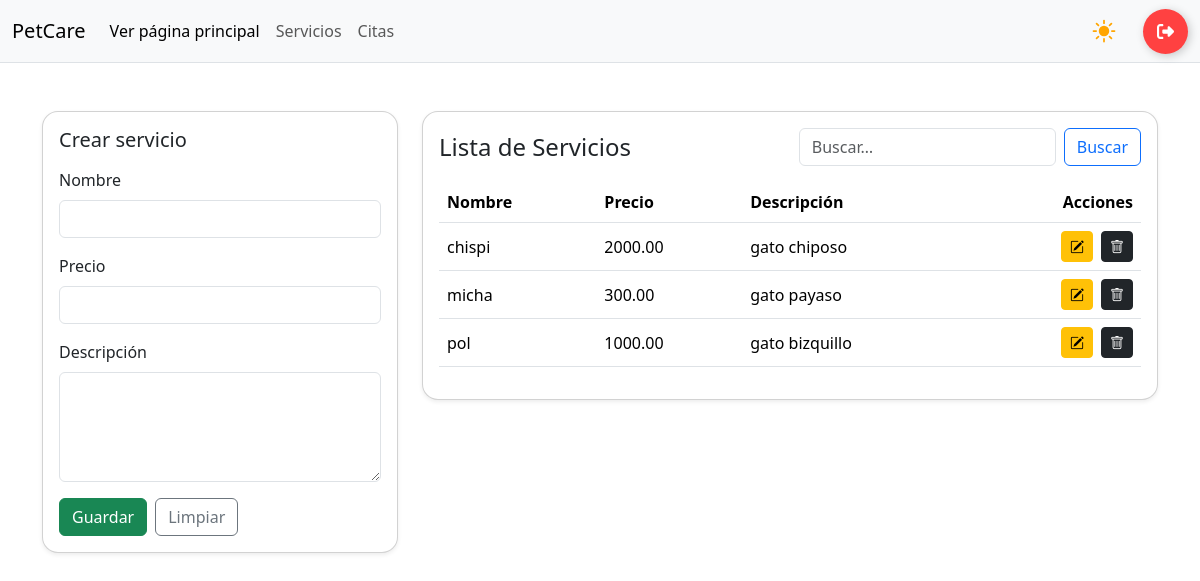
Before: /servicios/ (signed in) with the older database file.
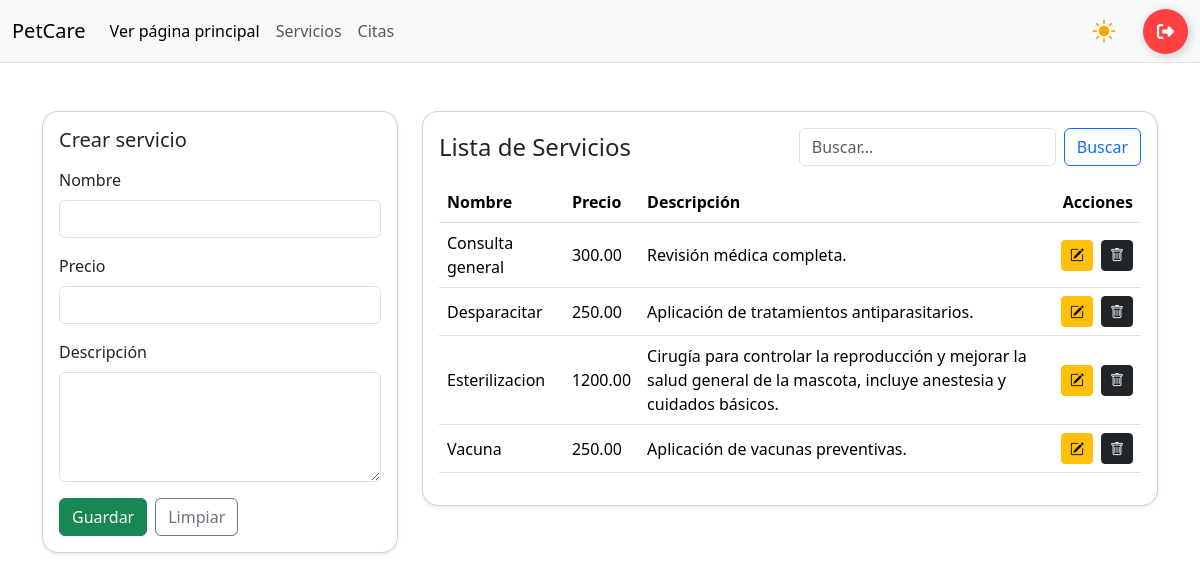
After: the same page with the newer database file.
### app/models.py (models this page shows, shortened)
class SERVICIO(models.Model):
    nombre = models.CharField(max_length=100)
    precio = models.DecimalField(max_digits=10, decimal_places=2)
    descripcion = models.TextField(max_length=250, null= True)

### app/views.py (the view, shortened to what this page needs)
# urls.py: path('servicios/', views.servicios_panel, name='servicios'), # Panel o dashboard
@login_required
def servicios_panel(request, id=None):
    servicio = get_object_or_404(SERVICIO, id=id) if id else None
    servicios = SERVICIO.objects.all().order_by("nombre")
    ctx = {"servicios": servicios, "servicio": servicio, "editando": bool(servicio)}
    return render(request, "servicios.html", ctx)

### app/templates/servicios.html (shortened to what this page needs)
{% load static %}
<!DOCTYPE html>
<html lang="es">
<head>
    {% include 'referencias.html' %}
    <link rel="stylesheet" href="{% static 'css/panel.css' %}">
</head>
<body>
    {% include 'navbar-panel.html' %}
    <main class="container mt-5">
        <div class="row g-4">
            <div class="col-12 col-lg-4">
                <div class="card shadow-sm rounded-4">
                    <div class="card-body">
                        <h5 class="card-title mb-3">
                            {% if editando %}Editar servicio{% else %}Crear servicio{% endif %}
                        </h5>
                        <form method="post" autocomplete="off"
                            action="{% if editando %}{% url 'servicios_edit' servicio.id %}{% else %}{% url 'servicios' %}{% endif %}">
                            <div class="mb-3">
                                <label class="form-label">Nombre</label>
                                <input type="text" name="nombre" class="form-control" pattern="[A-Za-z\s]+" maxlength="100" required
                                    value="{{ servicio.nombre|default_if_none:'' }}">
                            </div>
                            <div class="mb-3">
                                <label class="form-label">Precio</label>
                                <input type="number" step="0.01" min="0" name="precio" pattern="^\d+(\.\d{1,2})?$" class="form-control" required
                                    value="{{ servicio.precio|default_if_none:'' }}">
                            </div>
                            <div class="mb-3">
                                <label class="form-label">Descripción</label>
                                <textarea name="descripcion" rows="4"
                                    class="form-control" maxlength="250">{{ servicio.descripcion }}</textarea>
                            </div>
                            <div class="d-flex gap-2">
                                <button type="submit" class="btn btn-success">
                                    {% if editando %}Actualizar{% else %}Guardar{% endif %}
                                </button>
                                {% if editando %}
                                <a href="{% url 'servicios' %}" class="btn btn-secondary">Cancelar</a>
                                {% else %}
                                <button type="reset" class="btn btn-outline-secondary">Limpiar</button>
                                {% endif %}
                            </div>
                        </form>
                    </div>
                </div>
            </div>
            <div class="col-12 col-lg-8">
                <div class="card shadow-sm rounded-4">
                    <div class="card-body">
                        <div class="d-flex justify-content-between align-items-center mb-3">
                            <h4 class="m-0">Lista de Servicios</h4>
                            <form class="d-flex" method="get" action="{% url 'servicios' %}">
                                <input class="form-control me-2" type="search" placeholder="Buscar…" name="q"
                                    value="{{ q }}">
                                <button class="btn btn-outline-primary" type="submit">Buscar</button>
                            </form>
                        </div>
                        <table class="table table-hover align-middle">
                            <thead>
                                <tr>
                                    <th>Nombre</th>
                                    <th>Precio</th>
                                    <th>Descripción</th>
                                    <th class="text-end">Acciones</th>
                                </tr>
                            </thead>
                            <tbody>
                                {% for servicio in servicios %}
                                <tr>
                                    <td>{{ servicio.nombre }}</td>
                                    <td>{{ servicio.precio }}</td>
                                    <td>{{ servicio.descripcion }}</td>
                                    <td class="text-end">
                                        <div class="d-inline-flex gap-2">
                                            <a class="btn btn-warning btn-sm"
                                                href="{% url 'servicios_edit' servicio.id %}">
                                                <i class="bi bi-pencil-square"></i>
                                            </a>
                                            <a class="btn btn-dark btn-sm" href="{% url 'eliminar' servicio.id %}"
                                                onclick="return confirm('¿Eliminar este servicio?')">
                                                <i class="bi bi-trash"></i>
                                            </a>
                                        </div>
                                    </td>
                                </tr>
                                {% empty %}
                                <tr>
                                    <td colspan="4" class="text-center text-muted">Sin información disponible</td>
                                </tr>
                                {% endfor %}
                            </tbody>
                        </table>
                    </div>
                </div>
            </div>
        </div>
    </main>
</body>
</html>

### app/templates/referencias.html (shortened to what this page needs)
{% load static %}
<!DOCTYPE html>
<html lang="en">
<head>
    <link href="https://cdn.jsdelivr.net/npm/bootstrap@5.3.8/dist/css/bootstrap.min.css" rel="stylesheet"
>
    <link rel="stylesheet" href="https://cdn.jsdelivr.net/npm/bootstrap-icons@1.11.3/font/bootstrap-icons.css">
</head>
<body>
</body>
</html>

### app/templates/navbar-panel.html (shortened to what this page needs)
{% load static %}
<!DOCTYPE html>
<html lang="en">
<head>
    <link rel="stylesheet" href="{% static 'css/panel.css' %}">
    {% include 'referencias.html' %}
</head>
<body data-bs-theme="dark">
    <nav class="navbar navbar-expand-lg bg-dark border-bottom border-body">
        <div class="container-fluid">
            <a class="navbar-brand" href="#">PetCare</a>
            <div class="collapse navbar-collapse" id="navbarNav">
                <ul class="navbar-nav">
                    <li class="nav-item">
                        <a class="nav-link active" aria-current="page" href="{% url 'index' %}">Ver página
                            principal</a>
                    </li>
                    <li class="nav-item"><a class="nav-link" href="{% url 'servicios' %}">Servicios</a></li>
                    <li class="nav-item"><a class="nav-link" href="{% url 'citas' %}">Citas</a></li>
                </ul>
                <div class="ms-auto d-flex align-items-center gap-3">
                    <label for="theme-switch" class="toggle" title="Cambiar tema">
                        <div class="icon icon--sun">
                        </div>
                    </label>
                    <form method="post" action="">
                        <button type="submit" class="btn-logout" aria-label="Cerrar sesión" title="Cerrar sesión">
                            <div class="sign">
                            </div>
                        </button>
                    </form>
                </div>
            </div>
        </div>
    </nav>
</body>
</html>

### app/static/css/panel.css (style rules this page uses)
:root { color-scheme: light dark; }
.btn-logout { display: flex; align-items: center; justify-content: flex-start; width: 45px; height: 45px; border: none; border-radius: 50%; cursor: pointer; position: relative; overflow: hidden; transition: 0.3s; box-shadow: 2px 2px 10px rgba(0, 0, 0, 0.2); background-color: rgb(255, 65, 65); }
.sign { width: 100%; transition: 0.3s; display: flex; align-items: center; justify-content: center; }
.sign svg { width: 17px; }
.toggle { width: 46px; height: 46px; border-radius: 50%; display: grid; place-items: center; cursor: pointer; line-height: 1; }
.icon { grid-column: 1/1; grid-row: 1/1; transition: transform 500ms; line-height: 0.1; }
.icon--sun { transform: scale(0); color: #ffa500; }
#theme-switch:checked ~ .icon--sun { transition-delay: 200ms; transform: scale(1) rotate(360deg); }

Changed rows visible on the page:
removed SERVICIO: nombre "chispi", precio "2000.00", descripcion "gato chiposo"
removed SERVICIO: nombre "micha", precio "300.00", descripcion "gato payaso"
removed SERVICIO: nombre "pol", precio "1000.00", descripcion "gato bizquillo"
added SERVICIO: nombre "Consulta general", precio "300.00", descripcion "Revisión médica completa."
added SERVICIO: nombre "Desparacitar", precio "250.00", descripcion "Aplicación de tratamientos antiparasitarios."
added SERVICIO: nombre "Esterilizacion", precio "1200.00", descripcion "Cirugía para controlar la reproducción y mejorar la salud general de la mascota, incluye anestesia y cuidados básicos."
added SERVICIO: nombre "Vacuna", precio "250.00", descripcion "Aplicación de vacunas preventivas."
